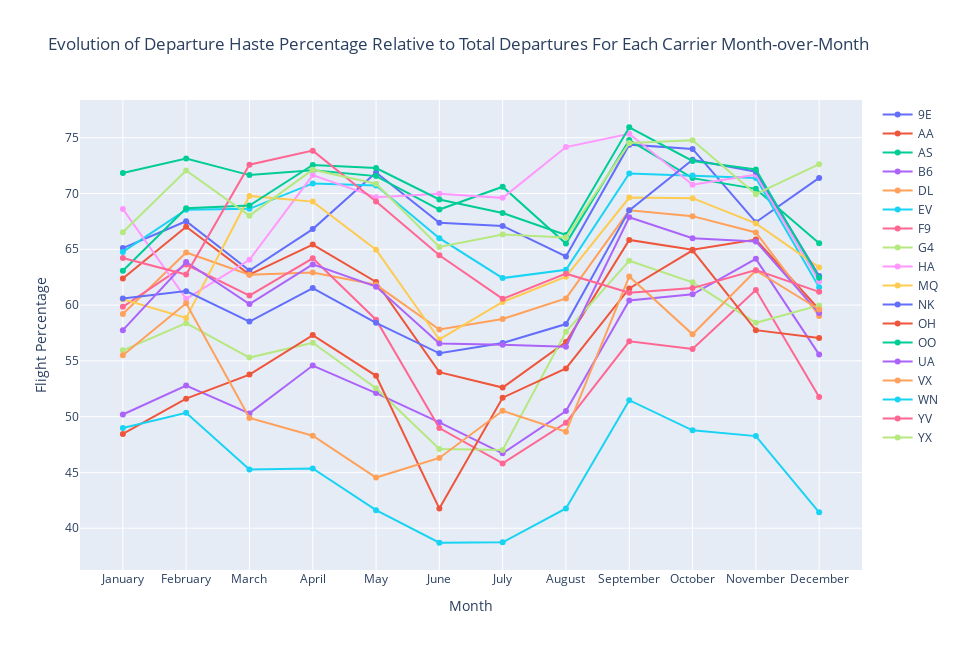

Notebook source saved alongside this figure:
### Code cell
dfpandasaverageDepartureArrivalDelayPerMonthPerCarier = numberOfDelaysPerMonthPerCarier.toPandas()
months = ["January", "February", "March", "April", "May", "June", 
          "July", "August", "September", "October", "November", "December"]

traces = []
changePerCarrierMap = dict()
        
for i in range(len(dfpandasaverageDepartureArrivalDelayPerMonthPerCarier['OP_CARRIER'])):
    if not dfpandasaverageDepartureArrivalDelayPerMonthPerCarier['OP_CARRIER'][i] in changePerCarrierMap:
        changePerCarrierMap[dfpandasaverageDepartureArrivalDelayPerMonthPerCarier['OP_CARRIER'][i]] = []
        
    changePerCarrierMap[dfpandasaverageDepartureArrivalDelayPerMonthPerCarier['OP_CARRIER'][i]].append(dfpandasaverageDepartureArrivalDelayPerMonthPerCarier['DepartureImmediaciesCountPerMonth'][i])
    
for key in changePerCarrierMap:
    traces.append(go.Scatter(
        y = changePerCarrierMap[key],
        x = months,
        mode = 'lines+markers',
        name = key))
                  
layout = dict(title = 'Evolution of Departure Haste Percentage Relative to Total Departures For Each Carrier Month-over-Month',
              xaxis= dict(title= 'Month',zeroline= False,tickformat='d'),
              yaxis= dict(title= 'Flight Percentage',tickformat='d'),
              height= 650,
              width= 955
             )

fig = dict(data = traces, layout = layout)

pyo.iplot(fig)

### Figure 1 — Plotly figure (JSON) as saved in the notebook; plotly's stock layout.template omitted (floating-point values rounded to 4 significant figures)
{"data": [{"mode": "lines+markers", "name": "9E", "type": "scatter", "x": ["January", "February", "March", "April", "May", "June", "July", "August", "September", "October", "November", "December"], "y": [65.11, 67.52, 63.09, 66.81, 71.88, 67.37, 67.09, 64.36, 74.38, 74.0, 67.42, 71.4]}, {"mode": "lines+markers", "name": "AA", "type": "scatter", "x": ["January", "February", "March", "April", "May", "June", "July", "August", "September", "October", "November", "December"], "y": [62.39, 67.03, 62.73, 65.42, 62.07, 53.98, 52.6, 56.69, 65.84, 64.95, 65.87, 59.61]}, {"mode": "lines+markers", "name": "AS", "type": "scatter", "x": ["January", "February", "March", "April", "May", "June", "July", "August", "September", "October", "November", "December"], "y": [71.84, 73.15, 71.65, 72.09, 71.56, 68.56, 70.61, 65.51, 74.79, 71.38, 70.42, 65.54]}, {"mode": "lines+markers", "name": "B6", "type": "scatter", "x": ["January", "February", "March", "April", "May", "June", "July", "August", "September", "October", "November", "December"], "y": [50.19, 52.78, 50.29, 54.58, 52.11, 49.49, 46.71, 50.51, 60.41, 60.96, 64.14, 55.56]}, {"mode": "lines+markers", "name": "DL", "type": "scatter", "x": ["January", "February", "March", "April", "May", "June", "July", "August", "September", "October", "November", "December"], "y": [59.19, 64.71, 62.72, 62.93, 61.82, 57.81, 58.75, 60.59, 68.49, 67.97, 66.51, 59.03]}, {"mode": "lines+markers", "name": "EV", "type": "scatter", "x": ["January", "February", "March", "April", "May", "June", "July", "August", "September", "October", "November", "December"], "y": [64.77, 68.54, 68.62, 70.9, 70.72, 65.99, 62.42, 63.16, 71.8, 71.6, 71.38, 61.61]}, {"mode": "lines+markers", "name": "F9", "type": "scatter", "x": ["January", "February", "March", "April", "May", "June", "July", "August", "September", "October", "November", "December"], "y": [59.84, 63.64, 60.85, 64.19, 58.69, 48.98, 45.8, 49.45, 56.75, 56.07, 61.34, 51.77]}, {"mode": "lines+markers", "name": "G4", "type": "scatter", "x": ["January", "February", "March", "April", "May", "June", "July", "August", "September", "October", "November", "December"], "y": [55.94, 58.38, 55.29, 56.62, 52.55, 47.11, 47.01, 57.6, 63.98, 62.04, 58.41, 59.97]}, {"mode": "lines+markers", "name": "HA", "type": "scatter", "x": ["January", "February", "March", "April", "May", "June", "July", "August", "September", "October", "November", "December"], "y": [68.61, 60.55, 64.06, 71.65, 69.66, 69.98, 69.61, 74.16, 75.36, 70.78, 71.69, 62.14]}, {"mode": "lines+markers", "name": "MQ", "type": "scatter", "x": ["January", "February", "March", "April", "May", "June", "July", "August", "September", "October", "November", "December"], "y": [60.53, 58.85, 69.78, 69.27, 64.95, 56.92, 60.27, 62.54, 69.64, 69.58, 67.32, 63.37]}, {"mode": "lines+markers", "name": "NK", "type": "scatter", "x": ["January", "February", "March", "April", "May", "June", "July", "August", "September", "October", "November", "December"], "y": [60.59, 61.25, 58.52, 61.53, 58.41, 55.67, 56.61, 58.3, 68.49, 73.02, 71.96, 62.61]}, {"mode": "lines+markers", "name": "OH", "type": "scatter", "x": ["January", "February", "March", "April", "May", "June", "July", "August", "September", "October", "November", "December"], "y": [48.45, 51.61, 53.77, 57.31, 53.66, 41.76, 51.7, 54.32, 61.48, 64.9, 57.75, 57.05]}, {"mode": "lines+markers", "name": "OO", "type": "scatter", "x": ["January", "February", "March", "April", "May", "June", "July", "August", "September", "October", "November", "December"], "y": [63.07, 68.67, 68.92, 72.56, 72.29, 69.47, 68.25, 66.28, 75.94, 72.92, 72.15, 62.45]}, {"mode": "lines+markers", "name": "UA", "type": "scatter", "x": ["January", "February", "March", "April", "May", "June", "July", "August", "September", "October", "November", "December"], "y": [57.75, 63.86, 60.1, 63.64, 61.65, 56.55, 56.45, 56.26, 67.87, 65.99, 65.71, 59.28]}, {"mode": "lines+markers", "name": "VX", "type": "scatter", "x": ["January", "February", "March", "April", "May", "June", "July", "August", "September", "October", "November", "December"], "y": [55.5, 60.16, 49.88, 48.29, 44.54, 46.29, 50.53, 48.64, 62.56, 57.38, 63.1, 59.6]}, {"mode": "lines+markers", "name": "WN", "type": "scatter", "x": ["January", "February", "March", "April", "May", "June", "July", "August", "September", "October", "November", "December"], "y": [48.98, 50.35, 45.26, 45.35, 41.62, 38.69, 38.73, 41.77, 51.47, 48.77, 48.25, 41.42]}, {"mode": "lines+markers", "name": "YV", "type": "scatter", "x": ["January", "February", "March", "April", "May", "June", "July", "August", "September", "October", "November", "December"], "y": [64.22, 62.74, 72.58, 73.84, 69.28, 64.46, 60.56, 62.81, 61.11, 61.52, 63.13, 61.19]}, {"mode": "lines+markers", "name": "YX", "type": "scatter", "x": ["January", "February", "March", "April", "May", "June", "July", "August", "September", "October", "November", "December"], "y": [66.53, 72.07, 68.01, 72.14, 70.88, 65.21, 66.32, 66.06, 74.52, 74.78, 69.94, 72.63]}], "layout": {"height": 650, "title": {"text": "Evolution of Departure Haste Percentage Relative to Total Departures For Each Carrier Month-over-Month"}, "width": 955, "xaxis": {"tickformat": "d", "title": {"text": "Month"}, "zeroline": false}, "yaxis": {"tickformat": "d", "title": {"text": "Flight Percentage"}}}}
